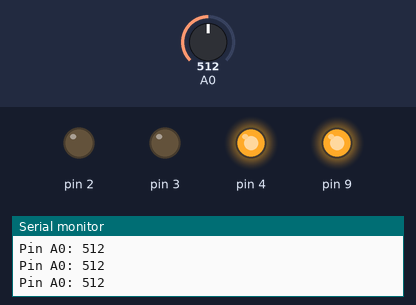
A sketch run on a simulated Arduino Uno, built with avr-gcc and run on an emulated ATmega328P. Parts: output pins drawn as LEDs (lit = HIGH), the last lines printed to the serial monitor. The inputs (shaded band) are chosen by the test bench; at power-on: A0 = 512.

Above: at 1.7 s.
1.8 s: A0 set to 263
4.8 s: A0 set to 236
At 6.0 s:
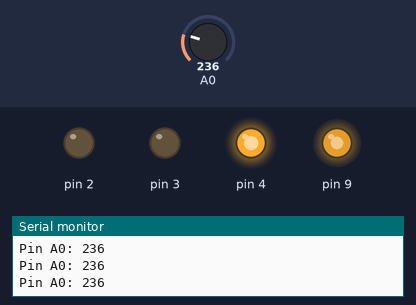
6.3 s: A0 set to 160
7.8 s: A0 set to 135
At 9.2 s:
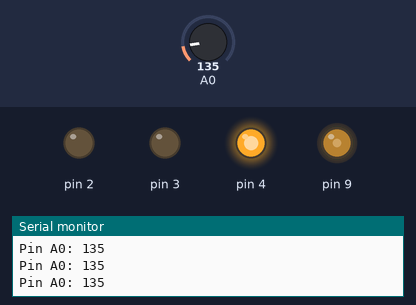
Timing chart, 0 to 10.3 s (numbered marks = the images above; inputs shaded):
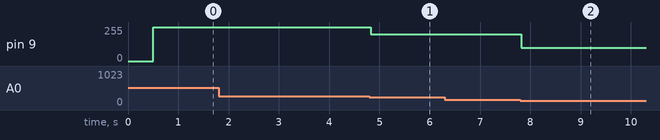

The sketch:

srh-fan-030163.ino
```cpp
#include <MQ2.h>

#define LEDgreen 9 //ขา led

int in1 = 2;
int in2 = 4;

int fan = 3;
int fanSpeed;

int smokeA0; //A5
int sensorThresMin = 0;  //ตั้ง ค่าความหนาของตวัน แก๊ส ก๊าซที่ 0
int sensorThresMax = 255;
void setup() {
  Serial.begin(9600);
  pinMode(9, OUTPUT);
  pinMode(3, OUTPUT);
  pinMode(2, OUTPUT);
  pinMode(4, OUTPUT);
  pinMode(smokeA0, INPUT);
  digitalWrite(2, LOW);
  digitalWrite(4, HIGH);

  delay(500);
}

void loop() {

   int analogSensor = analogRead(A0);
  smokeA0 = map(analogSensor,0,1023,0,255);

 smokeA0 = analogSensor;
  Serial.print("Pin A0: ");
  Serial.println(smokeA0);

  if (smokeA0 >= 255)    {
  analogWrite(9, 255);
}
else if (smokeA0 >=150){
  analogWrite(9,200);
}
else if (smokeA0 >=70){
  analogWrite(9,100);
}
else {
  analogWrite(9, 0);
}

//  if (smokeA0 <= 254)  {
//    analogWrite(9, 255);
//    analogWrite(3, smokeA0);
//    digitalWrite(2, LOW);
//    digitalWrite(4, HIGH);
//  }
//
//  else if (smokeA0 >= 100) {
//    analogWrite(9, 100);
//    analogWrite(3, smokeA0);
//    digitalWrite(2, LOW);
//    digitalWrite(4, HIGH);
//  }
//  else if (smokeA0 >= 50) {
//    analogWrite(9, 100);
//    analogWrite(3, smokeA0);
//    digitalWrite(2, LOW);
//    digitalWrite(4, HIGH);
//  }
//  else {
//    analogWrite(9, smokeA0);
//    analogWrite(3, smokeA0);
//    digitalWrite(2, LOW);
//    digitalWrite(4, HIGH);
//  }
// if ((analogSensor  >= sensorThresMin) && (analogSensor <= sensorThresMax))  {

//    fanSpeed = map(analogSensor, sensorThresMin, sensorThresMax, 32, 255);
//    digitalWrite(LedRED, HIGH);

//    digitalWrite(fan, fanSpeed);
//


}
```

Measured:
- the behaviour switches between 255 and 254 on A0 (found by bisection; images 0 and 1)
- the behaviour switches between 150 and 149 on A0 (found by bisection; images 1 and 2)
- after the input at 4.8 s, pin 9: 255/255 → 200/255 at once
- after the input at 7.8 s, pin 9: 200/255 → 100/255 at once
